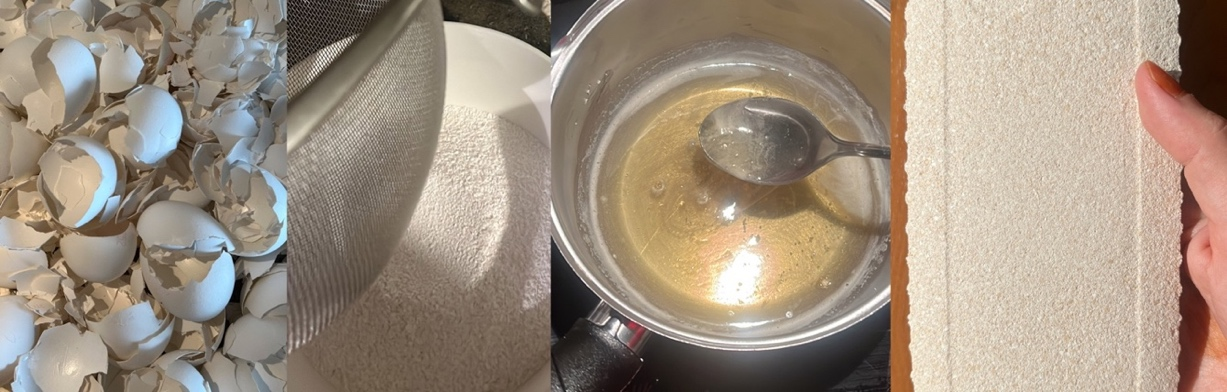
#> input picture konferans-bildirisi/03-gorseller/03-uretim-sureci.jpeg, 1227 x 392 px
$ python sekil-uret.py
#> lines starting #> are read from the running program, lines starting #| are printed output that depends on the picture
#!/usr/bin/env python3
"""Makale şekillerini üretir (sekiller/Fig1…Fig8).

Çizimler hesap.json'dan (bkz. hesap.py), fotoğraflar ../03-gorseller/
klasöründeki tez görsellerinden gelir. Gerekenler: Pillow, numpy, matplotlib.

    python3 hesap.py && python3 sekil-uret.py
"""
import json
import math
import os

from PIL import Image, ImageDraw, ImageFont
import matplotlib

matplotlib.use("Agg")
import matplotlib.pyplot as plt
from matplotlib import font_manager

HERE = os.path.dirname(os.path.abspath(__file__))
SRC = os.path.join(HERE, "..", "03-gorseller")
OUT = os.path.join(HERE, "sekiller")
os.makedirs(OUT, exist_ok=True)
R = json.load(open(os.path.join(HERE, "hesap.json"), encoding="utf-8"))
#> (reads konferans-bildirisi/07-makale/hesap.json from the repository)

# ---------------------------------------------------------------- görsel dil
INK, INK2, MUTED = "#0b0b0b", "#52514e", "#898781"
GRID, AXIS, SURF = "#e1e0d9", "#c3c2b7", "#ffffff"
BLUE, ORANGE, AQUA = "#2a78d6", "#eb6834", "#1baf7a"   # kategorik 1–3 (doğrulandı)
GREY = "#8f8d86"                                        # geri plan serisi

SANS = next((f for f in ("Liberation Sans", "Arial", "DejaVu Sans")
             if any(f == x.name for x in font_manager.fontManager.ttflist)), "DejaVu Sans")
plt.rcParams.update({
    "font.family": SANS, "font.size": 8, "axes.edgecolor": AXIS, "axes.linewidth": 0.75,
    "axes.labelcolor": INK2, "axes.labelsize": 8.5, "xtick.color": INK2, "ytick.color": INK2,
    "xtick.labelsize": 8, "ytick.labelsize": 8, "xtick.major.width": 0.75, "ytick.major.width": 0.75,
    "xtick.major.size": 3, "ytick.major.size": 3, "grid.color": GRID, "grid.linewidth": 0.75,
    "grid.linestyle": "-", "axes.axisbelow": True, "figure.facecolor": SURF, "axes.facecolor": SURF,
    "savefig.facecolor": SURF, "pdf.fonttype": 42, "legend.frameon": False,
    "mathtext.fontset": "custom", "mathtext.rm": SANS, "mathtext.it": SANS + ":italic",
    "mathtext.bf": SANS + ":bold", "mathtext.default": "regular",
})
CM = 1 / 2.54


def bare(ax, left=True):
    for s in ("top", "right"):
        ax.spines[s].set_visible(False)
    if not left:
        ax.spines["left"].set_visible(False)


def pil_font(size, bold=True):
    for name in (("LiberationSans-Bold.ttf" if bold else "LiberationSans-Regular.ttf"),
                 ("DejaVuSans-Bold.ttf" if bold else "DejaVuSans.ttf")):
        for base in ("/usr/share/fonts/truetype/liberation", "/usr/share/fonts/truetype/dejavu",
                     "/usr/share/fonts/liberation", "/usr/share/fonts"):
            p = os.path.join(base, name)
            if os.path.exists(p):
                return ImageFont.truetype(p, size)
    try:
        return ImageFont.truetype(font_manager.findfont(SANS), size)
    except Exception:
        return ImageFont.load_default()


def tag(im, letter, size=None):
    """Panelin sol üstüne (a), (b)… etiketi."""
    size = size or max(22, im.height // 14)
    d = ImageDraw.Draw(im)
    f = pil_font(size)
    t = f"({letter})"
    w, h = d.textbbox((0, 0), t, font=f)[2:]
    pad = size // 3
    d.rectangle([0, 0, w + 2 * pad, h + 2 * pad], fill="white")
    d.text((pad, pad // 2), t, font=f, fill=INK)
    return im


def row(panels, height, gap=14):
    """Panelleri eşit yükseklikte yan yana dizer."""
    sc = [p.resize((round(p.width * height / p.height), height), Image.LANCZOS) for p in panels]
    W = sum(p.width for p in sc) + gap * (len(sc) - 1)
    out = Image.new("RGB", (W, height), "white")
    x = 0
    for i, p in enumerate(sc):
        out.paste(tag(p, "abcdef"[i]), (x, 0))
        x += p.width + gap
    return out


# ------------------------------------------------------------ Fig 1 · üretim
strip = Image.open(os.path.join(SRC, "03-uretim-sureci.jpeg")).convert("RGB")
#> strip is the input picture: PIL image 1227x392 RGB; mean R, G, B 158.5, 143.7, 127.9
cuts = [(0, 286), (288, 550), (552, 890), (892, strip.width)]
row([strip.crop((a, 0, b, strip.height)) for a, b in cuts], 392 * 2).save(
    os.path.join(OUT, "Fig1_production_sequence.png"), dpi=(300, 300))
#> in row, `out = Image.new("RGB", (W, height), "white")`: out: PIL image 2484x784 RGB; every value is 255
#> the loop in row, `for i, p in enumerate(sc):` made 4 passes
#> w in tag on passes 1 to 4: 68, 72, 68, 72
#> after the loop in row, `for i, p in enumerate(sc):`:
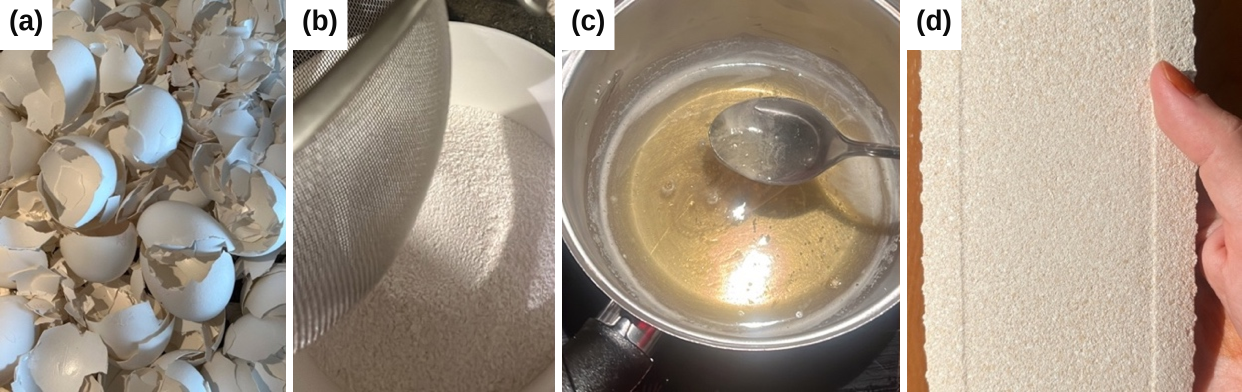
#> out: PIL image 2484x784 RGB (shown at 1/2 size); mean R, G, B 162.1, 147.8, 132.6
#> after the loop in row, `for i, p in enumerate(sc):`: x = 2498

# ------------------------------------------------------ Fig 2 · deneme parçaları
Image.open(os.path.join(SRC, "01-prototip-cesitlemeleri.jpeg")).convert("RGB").save(
    os.path.join(OUT, "Fig2_trial_pieces.png"), dpi=(300, 300))
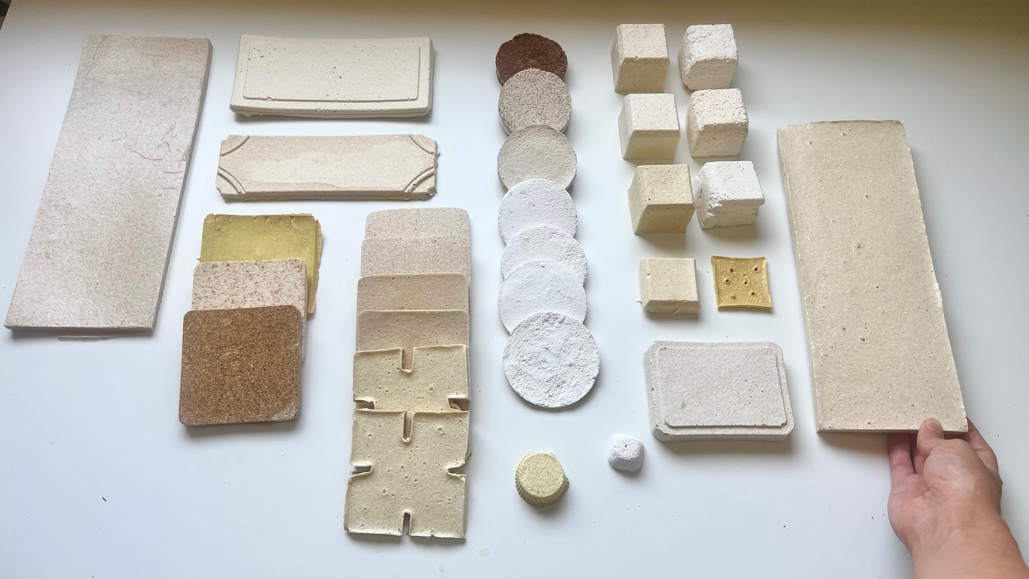
#> input picture konferans-bildirisi/03-gorseller/01-prototip-cesitlemeleri.jpeg, 1029 x 579 px

# ---------------------------------------------------------- Fig 3 · bileşim
F = R["formulations"]
order = ["C1", "C2", "C3", "F1", "F2"]
ypos = {"C1": 5.3, "C2": 4.3, "C3": 3.3, "F1": 1.7, "F2": 0.7}
fig, (ax, bx) = plt.subplots(1, 2, figsize=(16 * CM, 7.2 * CM), gridspec_kw=dict(width_ratios=[2.25, 1], wspace=0.10))
parts = [("shell_dry_pct", "Eggshell powder", BLUE), ("agar_dry_pct", "Agar", ORANGE),
         ("glycerol_dry_pct", "Glycerol", AQUA)]
for k in order:
    left = 0.0
    for key, _, col in parts:
        v = F[k][key]
        ax.barh(ypos[k], v, left=left, height=0.56, color=col, edgecolor=SURF, linewidth=1.5)
        if key != "glycerol_dry_pct":
            ax.text(left + v / 2, ypos[k], f"{v:.1f}", ha="center", va="center", color="white", fontsize=8)
        else:
            ax.text(101.5, ypos[k], f"{v:.1f}", ha="left", va="center", color=INK, fontsize=8)
        left += v
ax.text(101.5, 6.05, "Glycerol", ha="left", va="center", color=INK2, fontsize=7.5)
ax.set_xlim(0, 113); ax.set_ylim(0.1, 6.35)
ax.set_xticks([0, 20, 40, 60, 80, 100])
ax.set_yticks([ypos[k] for k in order]); ax.set_yticklabels(order, color=INK, fontsize=8.5)
ax.set_xlabel("Share of non-volatile mass (%)")
ax.tick_params(axis="y", length=0); bare(ax, left=False)
ax.xaxis.grid(True); ax.spines["bottom"].set_bounds(0, 100)
ax.text(0, 2.5, "Flexure series", fontsize=7.5, color=INK2, va="center")
ax.text(0, 6.05, "Compression series", fontsize=7.5, color=INK2, va="center")
ax.legend(handles=[plt.Rectangle((0, 0), 1, 1, color=c) for _, _, c in parts],
          labels=[n for _, n, _ in parts], loc="lower left", bbox_to_anchor=(0.0, 1.01), ncol=3,
          handlelength=1.0, handleheight=0.9, columnspacing=1.4, fontsize=8, borderaxespad=0)
ax.set_title("(a)", loc="right", fontsize=8.5, color=INK, fontweight="bold", pad=6)
for k in order:
    v = F[k]["solids_to_water"]
    bx.hlines(ypos[k], 0, v, color=GREY, linewidth=2.2)
    bx.plot(v, ypos[k], "o", ms=7, color=GREY, mec=SURF, mew=1.5, zorder=3)
    bx.text(v + 0.035, ypos[k], f"{v:.2f}", ha="left", va="center", color=INK, fontsize=8)
bx.set_xlim(0, 0.95); bx.set_ylim(0.1, 6.35); bx.set_yticks([])
bx.set_xticks([0, 0.2, 0.4, 0.6, 0.8]); bx.set_xlabel("Solids-to-water ratio as mixed")
bare(bx, left=False); bx.xaxis.grid(True)
bx.axvline(0, color=AXIS, linewidth=0.75)
bx.set_title("(b)", loc="right", fontsize=8.5, color=INK, fontweight="bold", pad=6)
fig.savefig(os.path.join(OUT, "Fig3_formulations.png"), dpi=300, bbox_inches="tight", pad_inches=0.04)
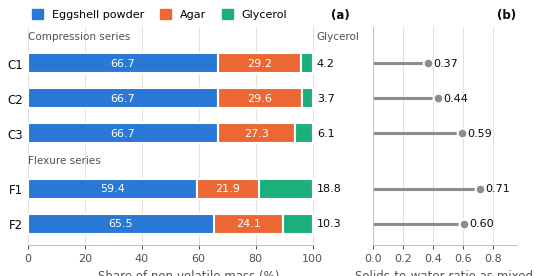
#> figure drawn by matplotlib, 2 panels
plt.close(fig)

# ------------------------------------------------- Fig 4 · basma – katı:su oranı
fit = R["fits"]["solids_to_water"]
xs, ys = fit["x"], fit["y"]
fig, ax = plt.subplots(figsize=(10.5 * CM, 8.2 * CM))
line = lambda x: fit["slope"] * x + fit["intercept"]
ax.plot([0, min(xs)], [line(0), line(min(xs))], color=BLUE, linewidth=1.0, linestyle=(0, (4, 3)), alpha=0.75)
ax.plot([max(xs), 0.66], [line(max(xs)), line(0.66)], color=BLUE, linewidth=1.0, linestyle=(0, (4, 3)), alpha=0.75)
ax.plot([min(xs), max(xs)], [line(min(xs)), line(max(xs))], color=BLUE, linewidth=1.5)
ax.plot(xs, ys, "o", ms=7.5, color=BLUE, mec=SURF, mew=1.5, zorder=3)
for k, x, y in zip(["C1", "C2", "C3"], xs, ys):
    ax.annotate(f"{k}  {y:.2f} MPa", (x, y), xytext=(9, -11), textcoords="offset points",
                fontsize=8, color=INK, ha="left", va="center")
ax.text(0.03, 4.72, f"$σ_c$ = {fit['slope']:.2f}·(S/W) + {fit['intercept']:.2f}\n"
                    f"R² = {fit['r2']:.3f}  (three formulation means)",
        fontsize=8, color=INK, va="top", linespacing=1.5)
ax.set_xlim(0, 0.7); ax.set_ylim(0, 5)
ax.set_xticks([0, 0.1, 0.2, 0.3, 0.4, 0.5, 0.6, 0.7]); ax.set_yticks([0, 1, 2, 3, 4, 5])
ax.set_xlabel("Solids-to-water ratio as mixed, S/W"); ax.set_ylabel("Mean compressive strength (MPa)")
ax.grid(True); bare(ax)
fig.savefig(os.path.join(OUT, "Fig4_strength_vs_solids_water.png"), dpi=300, bbox_inches="tight", pad_inches=0.04)
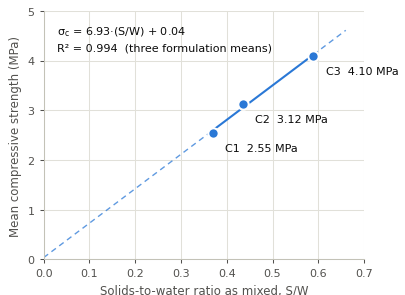
#> figure drawn by matplotlib, 1 panel
plt.close(fig)

# -------------------------------------------------------- Fig 5 · basma fotoğrafı
c = Image.open(os.path.join(SRC, "04-basma-ficilasmis-kup.jpeg")).convert("RGB")
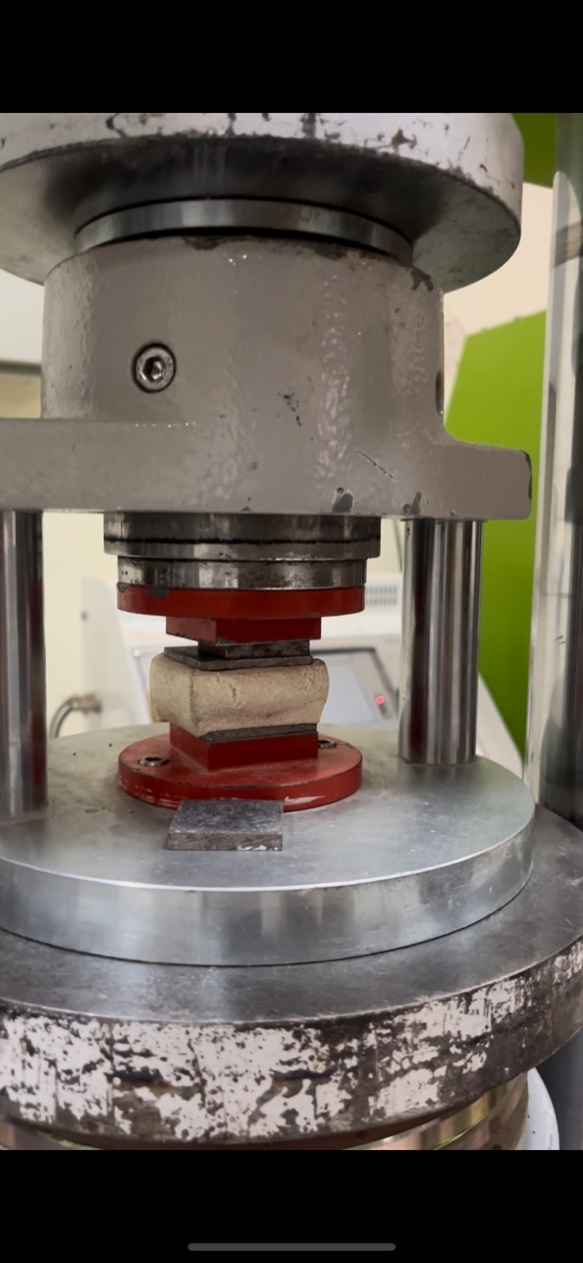
#> input picture konferans-bildirisi/03-gorseller/04-basma-ficilasmis-kup.jpeg, 583 x 1263 px
#> c is the input picture: PIL image 583x1263 RGB; mean R, G, B 100.1, 92.8, 84.3
c = c.crop((20, 440, 563, 930))
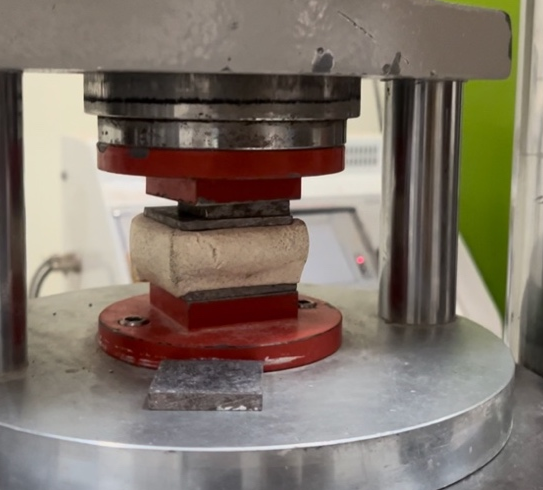
#> c: PIL image 543x490 RGB; mean R, G, B 128.1, 116.9, 105.6
c.resize((c.width * 2, c.height * 2), Image.LANCZOS).save(
    os.path.join(OUT, "Fig5_compression_barrelled_cube.png"), dpi=(300, 300))

# ------------------------------------------------------- Fig 6 · eğilme fotoğrafları
#> (the run stopped early here; a loop or call above may not have finished)
